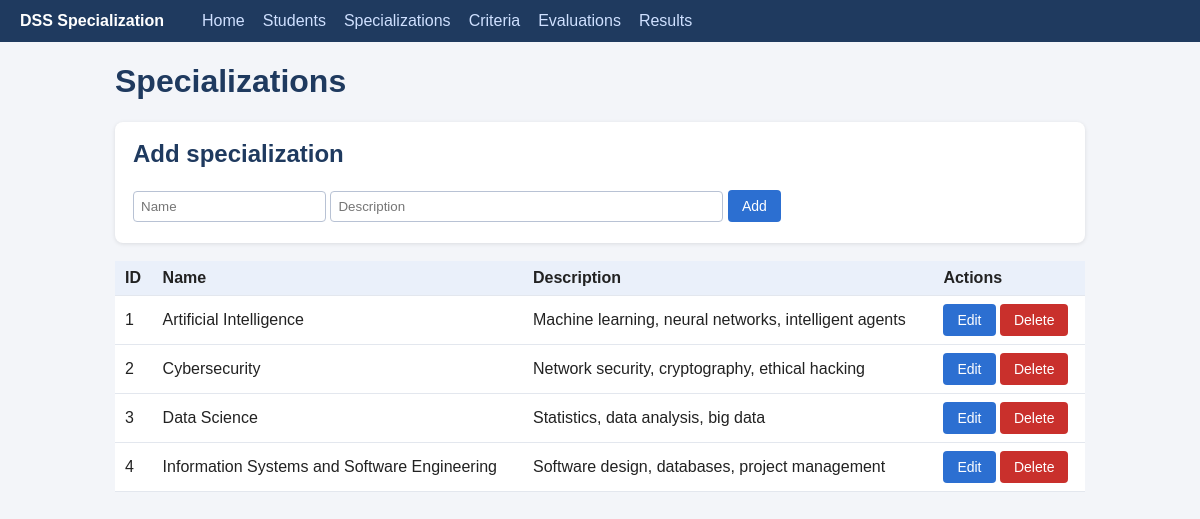
Page /specializations.php on the committed database.
### tables this page shows
CREATE TABLE specializations (
  id INT AUTO_INCREMENT PRIMARY KEY,
  name VARCHAR(100) NOT NULL,
  description VARCHAR(255) NULL
);

### config.php (called while the page is built, shortened)
<?php
function e($s) {
    return htmlspecialchars((string)$s, ENT_QUOTES, 'UTF-8');
}

### specializations.php (the view, shortened to what this page needs)
<?php
require 'config.php';
$edit = null;
$rows = $pdo->query("SELECT * FROM specializations ORDER BY id")->fetchAll();
include 'header.php';
?>
<h1>Specializations</h1>
<div class="card">
  <h2 style="margin-top:0"><?= $edit ? 'Edit specialization' : 'Add specialization' ?></h2>
  <form method="post">
    <input type="text" name="name" placeholder="Name" required value="<?= e($edit['name'] ?? '') ?>">
    <input type="text" name="description" size="45" placeholder="Description" value="<?= e($edit['description'] ?? '') ?>">
    <button type="submit"><?= $edit ? 'Update' : 'Add' ?></button>
  </form>
</div>
<table>
  <tr><th>ID</th><th>Name</th><th>Description</th><th>Actions</th></tr>
  <?php foreach ($rows as $r): ?>
  <tr>
    <td><?= (int)$r['id'] ?></td>
    <td><?= e($r['name']) ?></td>
    <td><?= e($r['description']) ?></td>
    <td>
      <a class="btn" href="specializations.php?edit=<?= (int)$r['id'] ?>">Edit</a>
      <form class="inline" method="post" onsubmit="return confirm('Delete this specialization and its evaluations?')">
        <button class="danger" type="submit">Delete</button>
      </form>
    </td>
  </tr>
  <?php endforeach; ?>
</table>
<?php include 'footer.php'; ?>

### style.css (style rules this page uses)
* { box-sizing: border-box; }
body { font-family: Arial, sans-serif; margin: 0; background: #f3f5f9; color: #222; }
h1 { color: #1f3a5f; }
h2 { color: #1f3a5f; margin-top: 30px; }
.card { background: #fff; border-radius: 8px; padding: 18px; margin-bottom: 18px; box-shadow: 0 1px 4px rgba(0,0,0,.1); }
table { width: 100%; border-collapse: collapse; background: #fff; }
th, td { padding: 8px 10px; border-bottom: 1px solid #e3e7ee; text-align: left; }
th { background: #eaf0fa; }
input[type=text], input[type=email], input[type=number], select { padding: 7px; border: 1px solid #b8c2d4; border-radius: 4px; margin: 3px 0; }
button, .btn { background: #2c6fd1; color: #fff; border: 0; padding: 8px 14px; border-radius: 4px; cursor: pointer; text-decoration: none; font-size: 14px; display: inline-block; }
.danger { background: #c9302c; }
form.inline { display: inline; }

### rows in the picture
specializations: id "1", name "Artificial Intelligence", description "Machine learning, neural networks, intelligent agents"
specializations: id "2", name "Cybersecurity", description "Network security, cryptography, ethical hacking"
specializations: id "3", name "Data Science", description "Statistics, data analysis, big data"
specializations: id "4", name "Information Systems and Software Engineering", description "Software design, databases, project management"
